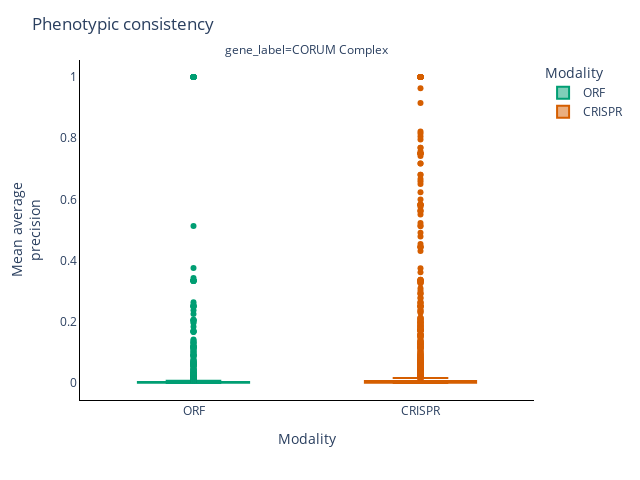

This figure's notebook cell:
### Code cell
fig = (
    px.box(
        gene_label_retrieval_df,
        x="Modality",
        y="mean_average_precision",
        color="Modality",
        color_discrete_map=color_discrete_map,
        facet_col="gene_label",
        facet_col_wrap=2,
    )
    .update_layout(
        title="Phenotypic consistency",
        xaxis1=dict(title="Modality",linecolor="black"),
        xaxis3=dict(linecolor="black"),
        xaxis4=dict(title="Modality", linecolor="black", showticklabels=True),
        xaxis5=dict(linecolor="black"),
        xaxis6=dict(linecolor="black"),
        yaxis1=dict(title=f"Mean average<br>precision", linecolor="black"),
        yaxis3=dict(title=f"Mean average<br>precision", linecolor="black"),
        yaxis4=dict(linecolor="black"),
        yaxis5=dict(title=f"Mean average<br>precision",linecolor="black"),
        yaxis6=dict(linecolor="black"),
        plot_bgcolor="white",
    )
)
fig.update_layout(height=480, width=640)
fig.show()
#fig.write_image("figures/phenotypic-consistency-gene-labels.png", height=480, width=640, scale=2)
#fig.write_image("figures/phenotypic-consistency-gene-labels.svg", height=480, width=640, scale=2)

### Figure 1 — Plotly figure (JSON) as saved in the notebook; plotly's stock layout.template omitted (floating-point values rounded to 4 significant figures; data arrays with more than 128 entries replaced by an {"elided": "..."} marker saying what was removed)
{"data": [{"alignmentgroup": "True", "hovertemplate": "Modality=%{x}<br>gene_label=CORUM Complex<br>mean_average_precision=%{y}<extra></extra>", "legendgroup": "ORF", "marker": {"color": "rgb(0, 158, 115)"}, "name": "ORF", "notched": false, "offsetgroup": "ORF", "orientation": "v", "showlegend": true, "type": "box", "x": {"elided": "2109 str values"}, "x0": " ", "xaxis": "x", "y": {"elided": "2109 float values"}, "y0": " ", "yaxis": "y"}, {"alignmentgroup": "True", "hovertemplate": "Modality=%{x}<br>gene_label=CORUM Complex<br>mean_average_precision=%{y}<extra></extra>", "legendgroup": "CRISPR", "marker": {"color": "rgb(213, 94, 0)"}, "name": "CRISPR", "notched": false, "offsetgroup": "CRISPR", "orientation": "v", "showlegend": true, "type": "box", "x": {"elided": "2242 str values"}, "x0": " ", "xaxis": "x", "y": {"elided": "2242 float values"}, "y0": " ", "yaxis": "y"}], "layout": {"annotations": [{"font": {}, "showarrow": false, "text": "gene_label=CORUM Complex", "x": 0.5, "xanchor": "center", "xref": "paper", "y": 1, "yanchor": "bottom", "yref": "paper"}], "boxmode": "overlay", "height": 480, "legend": {"title": {"text": "Modality"}, "tracegroupgap": 0}, "margin": {"t": 60}, "plot_bgcolor": "white", "title": {"text": "Phenotypic consistency"}, "width": 640, "xaxis": {"anchor": "y", "categoryarray": ["ORF", "CRISPR"], "categoryorder": "array", "domain": [0, 1], "linecolor": "black", "title": {"text": "Modality"}}, "xaxis3": {"linecolor": "black"}, "xaxis4": {"linecolor": "black", "showticklabels": true, "title": {"text": "Modality"}}, "xaxis5": {"linecolor": "black"}, "xaxis6": {"linecolor": "black"}, "yaxis": {"anchor": "x", "domain": [0, 1], "linecolor": "black", "title": {"text": "Mean average<br>precision"}}, "yaxis3": {"linecolor": "black", "title": {"text": "Mean average<br>precision"}}, "yaxis4": {"linecolor": "black"}, "yaxis5": {"linecolor": "black", "title": {"text": "Mean average<br>precision"}}, "yaxis6": {"linecolor": "black"}}}
